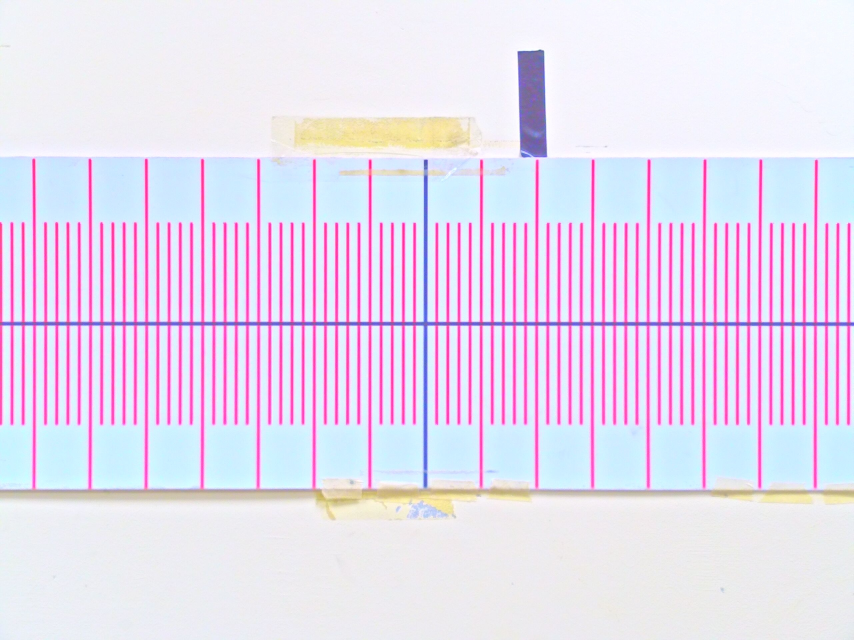
#> input picture opencv/toolbar/ 4.0.jpg, 2560 x 1920 px (shown at 1/3 size)
$ python hsv_detect_toolbar.py
#> lines starting #> are read from the running program, lines starting #| are printed output that depends on the picture; after the words box and inside, x2 and y2 are one past the last pixel; in counts of white or black regions, pixels touching at a corner belong together
import os

import cv2
import numpy as np


def hsv_debug():
    def nothing(x):
        pass

    # # Load in image

    folder_path = os.path.dirname(os.path.abspath(__file__))
    # img_path = os.path.join(folder_path, "4.0.jpg")
    # img_path = os.path.join(folder_path, "2.5_.jpg")
    img_path = os.path.join(folder_path, " 4.0.jpg")

    image = cv2.imread(img_path)
#> image is the input picture: shape (1920, 2560, 3); mean B, G, R 240.6, 220.4, 232.9
    # image = cv2.imread('1.jpg')
    height, width = image.shape[:2]
#> height = 1920; width = 2560
    scale = 3
    image = cv2.resize(image, (int(width // scale), int(height // scale)), interpolation=cv2.INTER_AREA)
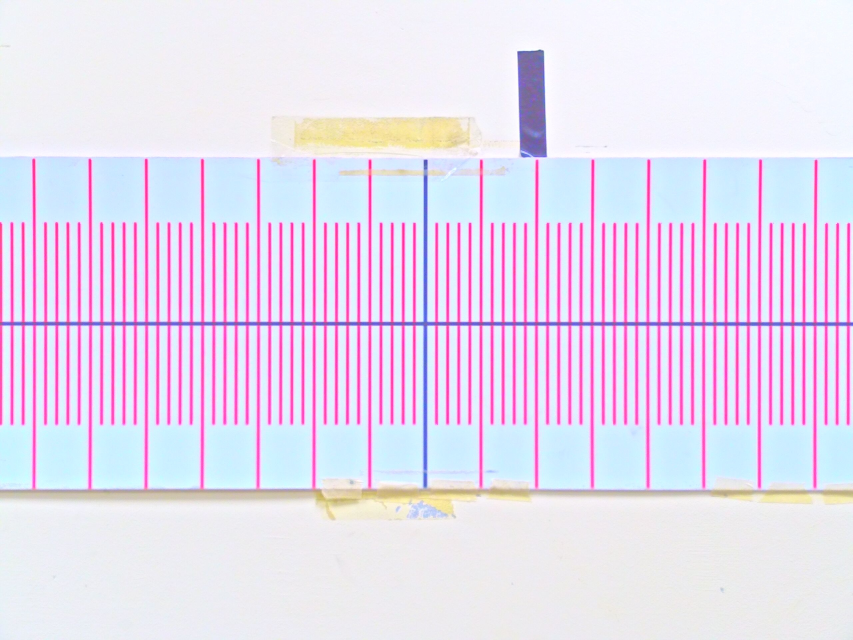
#> image: shape (640, 853, 3); mean B, G, R 240.6, 220.4, 232.9

    # Create a window
    cv2.namedWindow('image', cv2.WINDOW_GUI_EXPANDED)

    # Create trackbars for color change
    cv2.createTrackbar('HMin', 'image', 0, 179, nothing)  # Hue is from 0-179 for Opencv
#> slider 'HMin' is set to 35
    cv2.createTrackbar('SMin', 'image', 0, 255, nothing)
#> slider 'SMin' is set to 51
    cv2.createTrackbar('VMin', 'image', 0, 255, nothing)
#> slider 'VMin' is set to 51
    cv2.createTrackbar('HMax', 'image', 0, 179, nothing)
#> slider 'HMax' is set to 179
    cv2.createTrackbar('SMax', 'image', 0, 255, nothing)
#> slider 'SMax' is set to 255
    cv2.createTrackbar('VMax', 'image', 0, 255, nothing)
#> slider 'VMax' is set to 255

    # Set default value for MAX HSV trackbars.
    cv2.setTrackbarPos('HMax', 'image', 179)
    cv2.setTrackbarPos('SMax', 'image', 255)
    cv2.setTrackbarPos('VMax', 'image', 255)

    # Initialize to check if HSV min/max value changes
    hMin = sMin = vMin = hMax = sMax = vMax = 0
    phMin = psMin = pvMin = phMax = psMax = pvMax = 0

    output = image
    wait_time = 33

    while(1):

        # Get current positions of all trackbars
        hMin = cv2.getTrackbarPos('HMin', 'image')
        sMin = cv2.getTrackbarPos('SMin', 'image')
        vMin = cv2.getTrackbarPos('VMin', 'image')

        hMax = cv2.getTrackbarPos('HMax', 'image')
        sMax = cv2.getTrackbarPos('SMax', 'image')
        vMax = cv2.getTrackbarPos('VMax', 'image')

        # Set minimum and max HSV values to display
        lower = np.array([hMin, sMin, vMin])
        upper = np.array([hMax, sMax, vMax])

        # Create HSV Image and threshold into a range.
        hsv = cv2.cvtColor(image, cv2.COLOR_BGR2HSV)
#> hsv: shape (640, 853, 3); mean H, S, V 117.2, 37.3, 248.2

        mask = cv2.inRange(hsv, lower, upper)
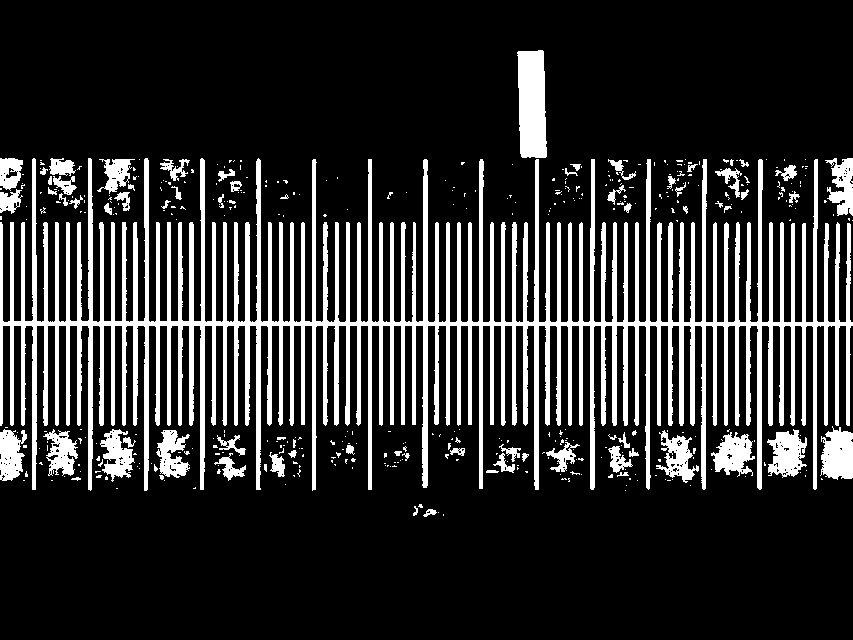
#> mask: shape (640, 853); 17.8% white; 430 white regions (358 under 20 px), largest, box (x1, y1, x2, y2) and area: (0, 158, 853, 491) 76636, (517, 50, 547, 158) 2823, (820, 426, 853, 480) 1375
        cv2.imshow('mask', mask)
        output = cv2.bitwise_and(image, image, mask=mask)
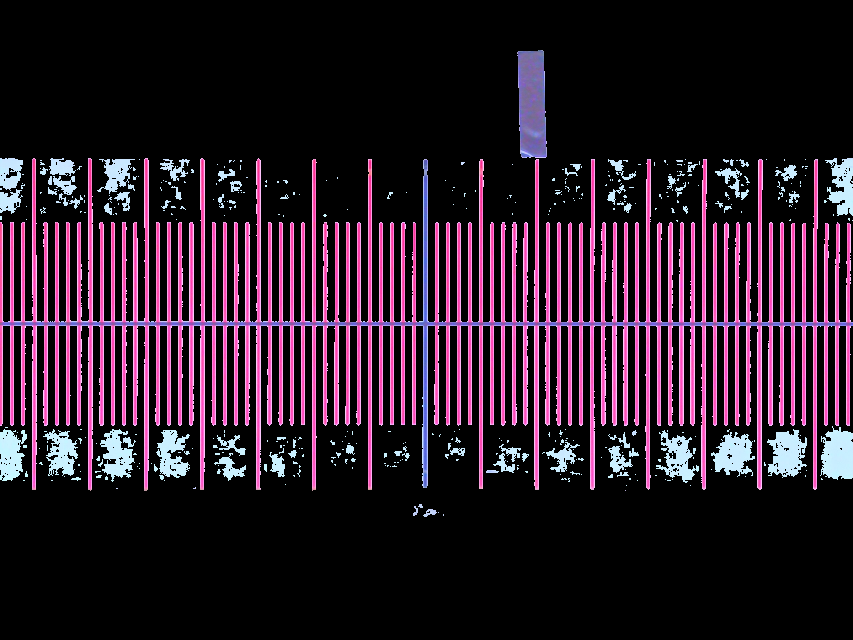
#> output: shape (640, 853, 3); mean B, G, R 38.5, 25.6, 41.6

        # Print if there is a change in HSV value
        if((phMin != hMin) | (psMin != sMin) | (pvMin != vMin) | (phMax != hMax) | (psMax != sMax) | (pvMax != vMax)):
            print("(hMin = %d , sMin = %d, vMin = %d), (hMax = %d , sMax = %d, vMax = %d)" % (hMin, sMin, vMin, hMax, sMax, vMax))
            phMin = hMin
            psMin = sMin
            pvMin = vMin
            phMax = hMax
            psMax = sMax
            pvMax = vMax

        # Display output image
        cv2.imshow('image', output)

        # Wait longer to prevent freeze for videos.
        if cv2.waitKey(wait_time) & 0xFF == ord('q'):
#> (key q is pressed here)
            break

    cv2.destroyAllWindows()


if __name__ == "__main__":
    hsv_debug()
